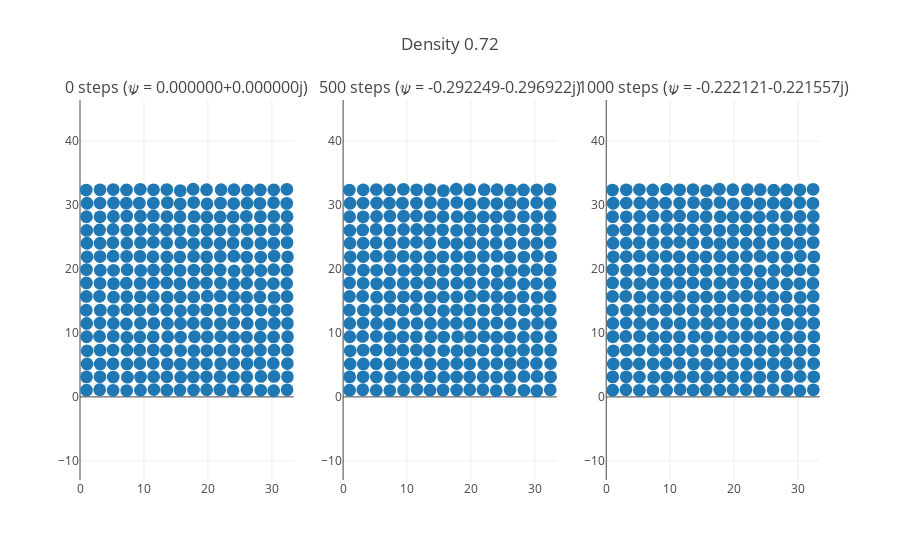

Notebook code for this chart:
### Code cell
DISK_RADIUS = 1.
NUM_DISKS = 16**2
NUM_STEPS = 10**7

densities = [0.5, 0.6, 0.72]

def run_simulation(density):
    sys_size = calculate_system_size(NUM_DISKS, DISK_RADIUS, density)
    sim = Simulation(NUM_DISKS, DISK_RADIUS, sys_size)
    sim.optimize_step_size()  # magic!
    states = [{"state": sim.state, "steps": 0, "psi": sim.psi()}]
    for _ in range(2):
        sim.run(NUM_STEPS // 2)
        
        states.append({
            "state": sim.state,
            "steps": sim.steps,
            "psi": sim.psi()
        })
    
    return {
        "density": density,
        "states": states,
        "simulation": sim
    }

with ProcessPoolExecutor() as executor:
    sequences = executor.map(run_simulation, densities)

    
for s in sequences:
    plot_sequence(s)
